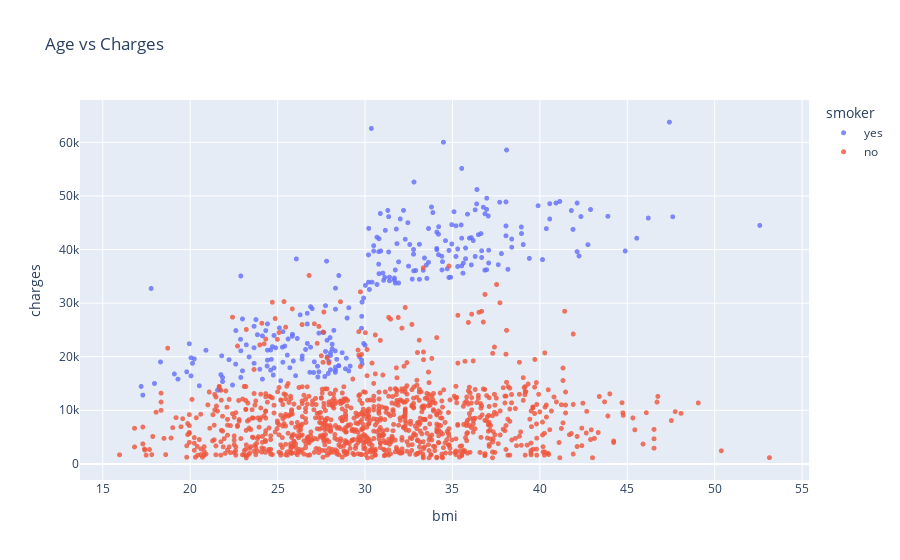

Notebook cell for this chart:
### Markdown cell above
### BMI and Charges

### Code cell
fig = px.scatter(medical_df,
                 x='bmi',
                 y='charges',
                 color='smoker',
                 opacity=0.8,
                 hover_data=['sex'],
                 title='Age vs Charges')

fig.update_traces(marker_size=5)
fig.show()

### Figure 1 — Plotly figure (JSON) as saved in the notebook; plotly's stock layout.template omitted (floating-point values rounded to 4 significant figures; data arrays with more than 128 entries replaced by an {"elided": "..."} marker saying what was removed)
{"data": [{"customdata": {"elided": "274x1 str values"}, "hovertemplate": "smoker=yes<br>bmi=%{x}<br>charges=%{y}<br>sex=%{customdata[0]}<extra></extra>", "legendgroup": "yes", "marker": {"color": "#636efa", "opacity": 0.8, "size": 5, "symbol": "circle"}, "mode": "markers", "name": "yes", "showlegend": true, "type": "scattergl", "x": {"elided": "274 float values"}, "xaxis": "x", "y": {"elided": "274 float values"}, "yaxis": "y"}, {"customdata": {"elided": "1064x1 str values"}, "hovertemplate": "smoker=no<br>bmi=%{x}<br>charges=%{y}<br>sex=%{customdata[0]}<extra></extra>", "legendgroup": "no", "marker": {"color": "#EF553B", "opacity": 0.8, "size": 5, "symbol": "circle"}, "mode": "markers", "name": "no", "showlegend": true, "type": "scattergl", "x": {"elided": "1064 float values"}, "xaxis": "x", "y": {"elided": "1064 float values"}, "yaxis": "y"}], "layout": {"legend": {"title": {"text": "smoker"}, "tracegroupgap": 0}, "title": {"text": "Age vs Charges"}, "xaxis": {"anchor": "y", "domain": [0, 1], "title": {"text": "bmi"}}, "yaxis": {"anchor": "x", "domain": [0, 1], "title": {"text": "charges"}}}}
